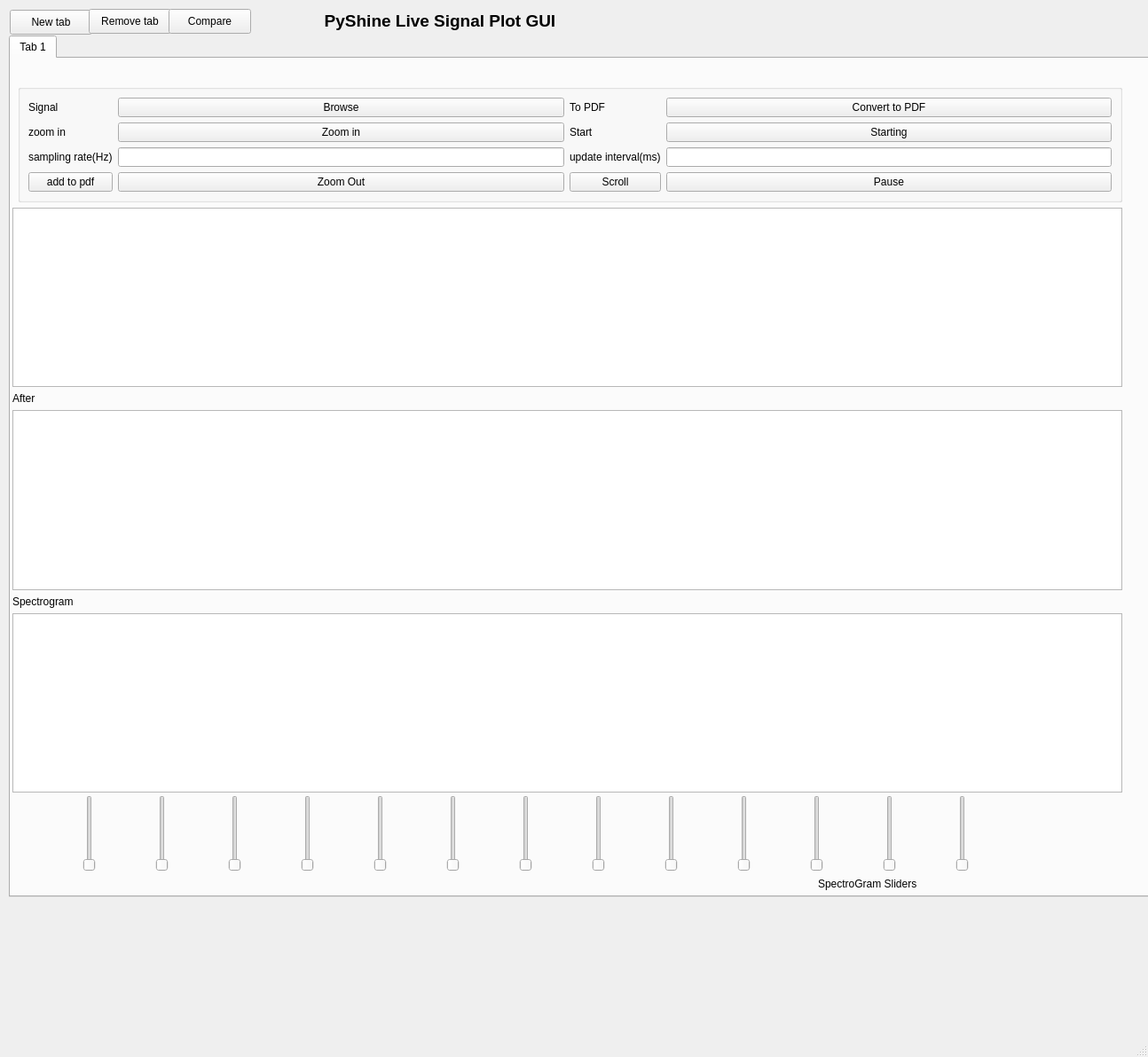
<?xml version="1.0" encoding="UTF-8"?>
<ui version="4.0">
 <class>MainWindow</class>
 <widget class="QMainWindow" name="MainWindow">
  <property name="geometry">
   <rect>
    <x>0</x>
    <y>0</y>
    <width>1294</width>
    <height>1191</height>
   </rect>
  </property>
  <property name="windowTitle">
   <string>MainWindow</string>
  </property>
  <widget class="QWidget" name="centralwidget">
   <widget class="QPushButton" name="Newtabbtn">
    <property name="geometry">
     <rect>
      <x>11</x>
      <y>11</y>
      <width>93</width>
      <height>28</height>
     </rect>
    </property>
    <property name="text">
     <string>New tab</string>
    </property>
   </widget>
   <widget class="QPushButton" name="Removetabbtn">
    <property name="geometry">
     <rect>
      <x>100</x>
      <y>10</y>
      <width>93</width>
      <height>28</height>
     </rect>
    </property>
    <property name="text">
     <string>Remove tab</string>
    </property>
   </widget>
   <widget class="QLabel" name="label">
    <property name="geometry">
     <rect>
      <x>330</x>
      <y>10</y>
      <width>332</width>
      <height>28</height>
     </rect>
    </property>
    <property name="text">
     <string>&lt;html&gt;&lt;head/&gt;&lt;body&gt;&lt;p&gt;&lt;span style=&quot; font-size:14pt; font-weight:600;&quot;&gt;PyShine Live Signal Plot GUI&lt;/span&gt;&lt;/p&gt;&lt;/body&gt;&lt;/html&gt;</string>
    </property>
    <property name="alignment">
     <set>Qt::AlignCenter</set>
    </property>
   </widget>
   <widget class="QTabWidget" name="tabWidget">
    <property name="geometry">
     <rect>
      <x>10</x>
      <y>40</y>
      <width>1291</width>
      <height>971</height>
     </rect>
    </property>
    <property name="currentIndex">
     <number>0</number>
    </property>
    <widget class="QWidget" name="tab">
     <attribute name="title">
      <string>Tab 1</string>
     </attribute>
     <widget class="QWidget" name="layoutWidget">
      <property name="geometry">
       <rect>
        <x>2</x>
        <y>29</y>
        <width>1251</width>
        <height>798</height>
       </rect>
      </property>
      <layout class="QGridLayout" name="gridLayout_2">
       <item row="2" column="0" colspan="2">
        <widget class="PlotWidget" name="Graph1"/>
       </item>
       <item row="1" column="1">
        <widget class="QGroupBox" name="groupBox">
         <property name="title">
          <string/>
         </property>
         <layout class="QGridLayout" name="gridLayout">
          <item row="0" column="0">
           <widget class="QLabel" name="label_2">
            <property name="text">
             <string>Signal</string>
            </property>
           </widget>
          </item>
          <item row="0" column="1">
           <widget class="QPushButton" name="pushButton">
            <property name="text">
             <string>Browse</string>
            </property>
           </widget>
          </item>
          <item row="0" column="2">
           <widget class="QLabel" name="label_5">
            <property name="text">
             <string>To PDF</string>
            </property>
           </widget>
          </item>
          <item row="0" column="3">
           <widget class="QPushButton" name="pushButton_3">
            <property name="text">
             <string>Convert to PDF</string>
            </property>
           </widget>
          </item>
          <item row="1" column="0">
           <widget class="QLabel" name="label_3">
            <property name="text">
             <string>zoom in</string>
            </property>
           </widget>
          </item>
          <item row="1" column="1">
           <widget class="QPushButton" name="pushButton_5">
            <property name="text">
             <string>Zoom in</string>
            </property>
           </widget>
          </item>
          <item row="1" column="2">
           <widget class="QLabel" name="label_7">
            <property name="text">
             <string>Start</string>
            </property>
           </widget>
          </item>
          <item row="1" column="3">
           <widget class="QPushButton" name="pushButton_4">
            <property name="text">
             <string>Starting</string>
            </property>
           </widget>
          </item>
          <item row="2" column="0">
           <widget class="QLabel" name="label_4">
            <property name="text">
             <string>sampling rate(Hz)</string>
            </property>
           </widget>
          </item>
          <item row="2" column="1">
           <widget class="QLineEdit" name="lineEdit_2"/>
          </item>
          <item row="2" column="2">
           <widget class="QLabel" name="label_6">
            <property name="text">
             <string>update interval(ms)</string>
            </property>
           </widget>
          </item>
          <item row="2" column="3">
           <widget class="QLineEdit" name="lineEdit_4"/>
          </item>
          <item row="3" column="0">
           <widget class="QPushButton" name="pushButton_7">
            <property name="text">
             <string>add to pdf</string>
            </property>
           </widget>
          </item>
          <item row="3" column="1">
           <widget class="QPushButton" name="pushButton_6">
            <property name="text">
             <string>Zoom Out</string>
            </property>
           </widget>
          </item>
          <item row="3" column="2">
           <widget class="QPushButton" name="pushButton_8">
            <property name="text">
             <string>Scroll</string>
            </property>
           </widget>
          </item>
          <item row="3" column="3">
           <widget class="QPushButton" name="pushButton_2">
            <property name="text">
             <string>Pause</string>
            </property>
           </widget>
          </item>
         </layout>
        </widget>
       </item>
       <item row="3" column="0" colspan="2">
        <widget class="QLabel" name="label_8">
         <property name="text">
          <string>After</string>
         </property>
        </widget>
       </item>
       <item row="6" column="0" colspan="2">
        <widget class="PlotWidget" name="Graph1_3"/>
       </item>
       <item row="5" column="0" colspan="2">
        <widget class="QLabel" name="label_10">
         <property name="text">
          <string>Spectrogram</string>
         </property>
        </widget>
       </item>
       <item row="4" column="0" colspan="2">
        <widget class="PlotWidget" name="Graph1_2"/>
       </item>
      </layout>
     </widget>
     <widget class="QLabel" name="label_9">
      <property name="geometry">
       <rect>
        <x>910</x>
        <y>920</y>
        <width>131</width>
        <height>20</height>
       </rect>
      </property>
      <property name="text">
       <string>SpectroGram Sliders</string>
      </property>
     </widget>
     <widget class="QWidget" name="">
      <property name="geometry">
       <rect>
        <x>20</x>
        <y>830</y>
        <width>1121</width>
        <height>86</height>
       </rect>
      </property>
      <layout class="QHBoxLayout" name="horizontalLayout">
       <item>
        <widget class="QSlider" name="verticalSlider_11">
         <property name="orientation">
          <enum>Qt::Vertical</enum>
         </property>
        </widget>
       </item>
       <item>
        <widget class="QSlider" name="verticalSlider">
         <property name="orientation">
          <enum>Qt::Vertical</enum>
         </property>
        </widget>
       </item>
       <item>
        <widget class="QSlider" name="verticalSlider_2">
         <property name="orientation">
          <enum>Qt::Vertical</enum>
         </property>
        </widget>
       </item>
       <item>
        <widget class="QSlider" name="verticalSlider_3">
         <property name="orientation">
          <enum>Qt::Vertical</enum>
         </property>
        </widget>
       </item>
       <item>
        <widget class="QSlider" name="verticalSlider_4">
         <property name="orientation">
          <enum>Qt::Vertical</enum>
         </property>
        </widget>
       </item>
       <item>
        <widget class="QSlider" name="verticalSlider_5">
         <property name="orientation">
          <enum>Qt::Vertical</enum>
         </property>
        </widget>
       </item>
       <item>
        <widget class="QSlider" name="verticalSlider_6">
         <property name="orientation">
          <enum>Qt::Vertical</enum>
         </property>
        </widget>
       </item>
       <item>
        <widget class="QSlider" name="verticalSlider_7">
         <property name="orientation">
          <enum>Qt::Vertical</enum>
         </property>
        </widget>
       </item>
       <item>
        <widget class="QSlider" name="verticalSlider_8">
         <property name="orientation">
          <enum>Qt::Vertical</enum>
         </property>
        </widget>
       </item>
       <item>
        <widget class="QSlider" name="verticalSlider_9">
         <property name="orientation">
          <enum>Qt::Vertical</enum>
         </property>
        </widget>
       </item>
       <item>
        <widget class="QSlider" name="verticalSlider_10">
         <property name="orientation">
          <enum>Qt::Vertical</enum>
         </property>
        </widget>
       </item>
       <item>
        <widget class="QSlider" name="verticalSlider_12">
         <property name="orientation">
          <enum>Qt::Vertical</enum>
         </property>
        </widget>
       </item>
       <item>
        <widget class="QSlider" name="verticalSlider_13">
         <property name="orientation">
          <enum>Qt::Vertical</enum>
         </property>
        </widget>
       </item>
      </layout>
     </widget>
    </widget>
   </widget>
   <widget class="QPushButton" name="CompareButton">
    <property name="geometry">
     <rect>
      <x>190</x>
      <y>10</y>
      <width>93</width>
      <height>28</height>
     </rect>
    </property>
    <property name="text">
     <string>Compare</string>
    </property>
   </widget>
  </widget>
  <widget class="QStatusBar" name="statusbar"/>
  <widget class="QMenuBar" name="menubar">
   <property name="geometry">
    <rect>
     <x>0</x>
     <y>0</y>
     <width>1294</width>
     <height>26</height>
    </rect>
   </property>
  </widget>
 </widget>
 <customwidgets>
  <customwidget>
   <class>PlotWidget</class>
   <extends>QGraphicsView</extends>
   <header location="global">pyqtgraph</header>
  </customwidget>
 </customwidgets>
 <resources/>
 <connections/>
</ui>
